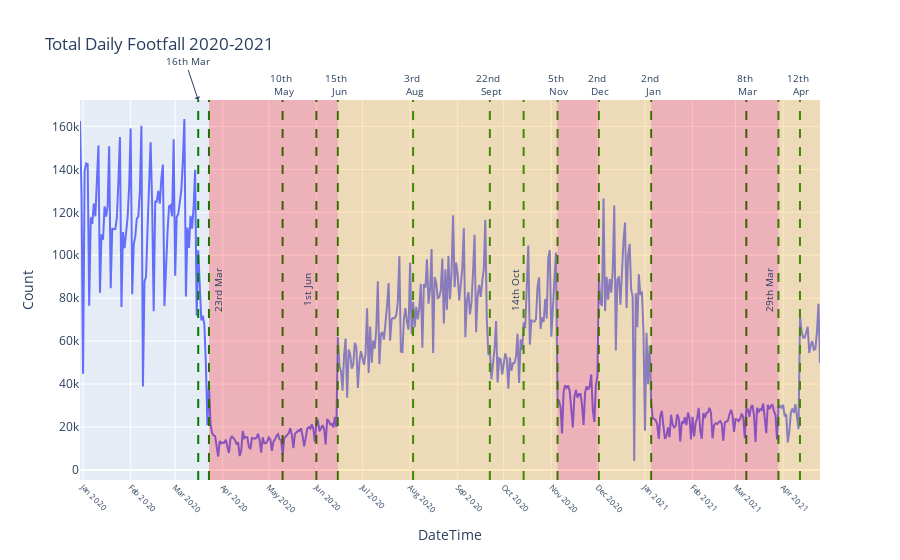

Notebook code cell kept with this figure:
### Markdown cell above
This is interesting.  Combined with the previous viz, what it seems to be illustrating (at least for mobility in Leeds City Centre) is that the tier system actually drove footfall up quite significantly.  Perhaps because non-essential retail was still open despite restrictions on hospitality existing?  Or people travelling into Leeds from other areas whilst it was still in tier 2?  Or people just ignoring the rules and going out on a last shopping spree or pub crawl whilst they still can?  Probably a combination of these factors and many more.

Compared with the dramatic drop faced when the public are given clear instructions to stay at home, that businesses must close and not to travel unless essential during the second lockdown.


There's much more to look at with this data, it's fascinating to see how different stages of lockdown have impacted footfall within the city centre.  Even without factoring in other variables such as weather, there are clear patterns in the data.  I would like to dig into some later periods a bit more, or even compare some of the retail weeks with their equivalents in previous years, but for now I feel it's right to move on.  It's definitely a viable data source for modelling.

Potential next steps:
    - Start constructing lockdown variables to join with footfall data
    - Repeat analysis for alternative data sources to determine suitability for modelling.
    - Start to write this analysis up more formally for an output?


Had a thought after looking at the Google Mobility data.  They take a baseline value of the median for each weekday during a period between 3rd Jan and 6th Feb 2020, to be 'normal' values.  They caveat this with how unreliable it might be due to regional differences in when COVID became a serious problem, however that seems to be a good period for the UK.  It might even be worth extending that to the beginning of March to take an even wider slice as the weather supposedly starts to improve and days are lighter.

### Code cell
data_lockdown = (footfalldf
                 .pipe(start_pipeline)
                 .pipe(remove_new_cameras)
                 .pipe(set_dt_index))

data_lockdown = data_lockdown.loc[(data_lockdown.BRCYear == 2020) | (data_lockdown.BRCYear == 2021)]
data_lockdown = data_lockdown.groupby( [pd.Grouper(level='DateTime',freq='D')])['Count'].sum()
data_lockdown

fig = px.line(data_lockdown,
              title="Total Daily Footfall 2020-2021",
              y='Count')

fig.update_xaxes(nticks=20, tickangle=45, tickfont=dict(size=8))

chart_lockdown_dates(fig).show()

### Figure 1 — Plotly figure (JSON) as saved in the notebook; plotly's stock layout.template omitted (floating-point values rounded to 4 significant figures; data arrays with more than 128 entries replaced by an {"elided": "..."} marker saying what was removed)
{"data": [{"hovertemplate": "DateTime=%{x}<br>Count=%{y}<extra></extra>", "legendgroup": "", "line": {"color": "#636efa", "dash": "solid"}, "mode": "lines", "name": "", "orientation": "v", "showlegend": false, "type": "scatter", "x": {"elided": "483 str values"}, "xaxis": "x", "y": {"elided": "483 int values"}, "yaxis": "y"}], "layout": {"annotations": [{"arrowhead": 1, "font": {"size": 10}, "showarrow": true, "text": "16th Mar", "textangle": 0, "x": 1584000000000.0, "xanchor": "center", "xref": "x", "y": 1, "yanchor": "bottom", "yref": "y domain"}, {"arrowhead": 1, "font": {"size": 10}, "showarrow": false, "text": "23rd Mar", "textangle": -90, "x": 1585000000000.0, "xanchor": "left", "xref": "x", "y": 0.5, "yanchor": "middle", "yref": "y domain"}, {"arrowhead": 1, "font": {"size": 10}, "showarrow": false, "text": "10th <br> May", "textangle": 0, "x": 1589000000000.0, "xanchor": "center", "xref": "x", "y": 1, "yanchor": "bottom", "yref": "y domain"}, {"arrowhead": 1, "font": {"size": 10}, "showarrow": false, "text": "1st Jun", "textangle": -90, "x": 1591000000000.0, "xanchor": "right", "xref": "x", "y": 0.5, "yanchor": "middle", "yref": "y domain"}, {"arrowhead": 1, "font": {"size": 10}, "showarrow": false, "text": "15th <br> Jun", "textangle": 0, "x": 1592000000000.0, "xanchor": "center", "xref": "x", "y": 1, "yanchor": "bottom", "yref": "y domain"}, {"arrowhead": 1, "font": {"size": 10}, "showarrow": false, "text": "14th Oct", "textangle": -90, "x": 1603000000000.0, "xanchor": "right", "xref": "x", "y": 0.5, "yanchor": "middle", "yref": "y domain"}, {"arrowhead": 1, "font": {"size": 10}, "showarrow": false, "text": "5th <br> Nov", "textangle": 0, "x": 1605000000000.0, "xanchor": "center", "xref": "x", "y": 1, "yanchor": "bottom", "yref": "y domain"}, {"arrowhead": 1, "font": {"size": 10}, "showarrow": false, "text": "22nd <br> Sept", "textangle": 0, "x": 1601000000000.0, "xanchor": "center", "xref": "x", "y": 1, "yanchor": "bottom", "yref": "y domain"}, {"arrowhead": 1, "font": {"size": 10}, "showarrow": false, "text": "2nd <br> Dec", "textangle": 0, "x": 1607000000000.0, "xanchor": "center", "xref": "x", "y": 1, "yanchor": "bottom", "yref": "y domain"}, {"arrowhead": 1, "font": {"size": 10}, "showarrow": false, "text": "3rd <br> Aug", "textangle": 0, "x": 1596000000000.0, "xanchor": "center", "xref": "x", "y": 1, "yanchor": "bottom", "yref": "y domain"}, {"arrowhead": 1, "font": {"size": 10}, "showarrow": false, "text": "2nd <br> Jan", "textangle": 0, "x": 1610000000000.0, "xanchor": "center", "xref": "x", "y": 1, "yanchor": "bottom", "yref": "y domain"}, {"arrowhead": 1, "font": {"size": 10}, "showarrow": false, "text": "8th <br> Mar", "textangle": 0, "x": 1615000000000.0, "xanchor": "center", "xref": "x", "y": 1, "yanchor": "bottom", "yref": "y domain"}, {"arrowhead": 1, "font": {"size": 10}, "showarrow": false, "text": "29th Mar", "textangle": -90, "x": 1617000000000.0, "xanchor": "right", "xref": "x", "y": 0.5, "yanchor": "middle", "yref": "y domain"}, {"arrowhead": 1, "font": {"size": 10}, "showarrow": false, "text": "12th <br> Apr", "textangle": 0, "x": 1618000000000.0, "xanchor": "center", "xref": "x", "y": 1, "yanchor": "bottom", "yref": "y domain"}], "legend": {"tracegroupgap": 0}, "shapes": [{"line": {"color": "green", "dash": "dash"}, "type": "line", "x0": 1584000000000.0, "x1": 1584000000000.0, "xref": "x", "y0": 0, "y1": 1, "yref": "y domain"}, {"line": {"color": "green", "dash": "dash"}, "type": "line", "x0": 1585000000000.0, "x1": 1585000000000.0, "xref": "x", "y0": 0, "y1": 1, "yref": "y domain"}, {"line": {"color": "green", "dash": "dash"}, "type": "line", "x0": 1589000000000.0, "x1": 1589000000000.0, "xref": "x", "y0": 0, "y1": 1, "yref": "y domain"}, {"line": {"color": "green", "dash": "dash"}, "type": "line", "x0": 1591000000000.0, "x1": 1591000000000.0, "xref": "x", "y0": 0, "y1": 1, "yref": "y domain"}, {"line": {"color": "green", "dash": "dash"}, "type": "line", "x0": 1592000000000.0, "x1": 1592000000000.0, "xref": "x", "y0": 0, "y1": 1, "yref": "y domain"}, {"line": {"color": "green", "dash": "dash"}, "type": "line", "x0": 1603000000000.0, "x1": 1603000000000.0, "xref": "x", "y0": 0, "y1": 1, "yref": "y domain"}, {"line": {"color": "green", "dash": "dash"}, "type": "line", "x0": 1605000000000.0, "x1": 1605000000000.0, "xref": "x", "y0": 0, "y1": 1, "yref": "y domain"}, {"line": {"color": "green", "dash": "dash"}, "type": "line", "x0": 1601000000000.0, "x1": 1601000000000.0, "xref": "x", "y0": 0, "y1": 1, "yref": "y domain"}, {"line": {"color": "green", "dash": "dash"}, "type": "line", "x0": 1607000000000.0, "x1": 1607000000000.0, "xref": "x", "y0": 0, "y1": 1, "yref": "y domain"}, {"line": {"color": "green", "dash": "dash"}, "type": "line", "x0": 1596000000000.0, "x1": 1596000000000.0, "xref": "x", "y0": 0, "y1": 1, "yref": "y domain"}, {"line": {"color": "green", "dash": "dash"}, "type": "line", "x0": 1610000000000.0, "x1": 1610000000000.0, "xref": "x", "y0": 0, "y1": 1, "yref": "y domain"}, {"line": {"color": "green", "dash": "dash"}, "type": "line", "x0": 1615000000000.0, "x1": 1615000000000.0, "xref": "x", "y0": 0, "y1": 1, "yref": "y domain"}, {"line": {"color": "green", "dash": "dash"}, "type": "line", "x0": 1617000000000.0, "x1": 1617000000000.0, "xref": "x", "y0": 0, "y1": 1, "yref": "y domain"}, {"line": {"color": "green", "dash": "dash"}, "type": "line", "x0": 1618000000000.0, "x1": 1618000000000.0, "xref": "x", "y0": 0, "y1": 1, "yref": "y domain"}, {"fillcolor": "red", "line": {"width": 0}, "opacity": 0.25, "type": "rect", "x0": 1585000000000.0, "x1": 1592000000000.0, "xref": "x", "y0": 0, "y1": 1, "yref": "y domain"}, {"fillcolor": "orange", "line": {"width": 0}, "opacity": 0.25, "type": "rect", "x0": 1592000000000.0, "x1": 1605000000000.0, "xref": "x", "y0": 0, "y1": 1, "yref": "y domain"}, {"fillcolor": "red", "line": {"width": 0}, "opacity": 0.25, "type": "rect", "x0": 1605000000000.0, "x1": 1607000000000.0, "xref": "x", "y0": 0, "y1": 1, "yref": "y domain"}, {"fillcolor": "orange", "line": {"width": 0}, "opacity": 0.25, "type": "rect", "x0": 1607000000000.0, "x1": 1610000000000.0, "xref": "x", "y0": 0, "y1": 1, "yref": "y domain"}, {"fillcolor": "red", "line": {"width": 0}, "opacity": 0.25, "type": "rect", "x0": 1610000000000.0, "x1": 1617000000000.0, "xref": "x", "y0": 0, "y1": 1, "yref": "y domain"}, {"fillcolor": "orange", "line": {"width": 0}, "opacity": 0.25, "type": "rect", "x0": 1617000000000.0, "x1": 1619000000000.0, "xref": "x", "y0": 0, "y1": 1, "yref": "y domain"}], "title": {"text": "Total Daily Footfall 2020-2021"}, "xaxis": {"anchor": "y", "domain": [0.0, 1.0], "nticks": 20, "tickangle": 45, "tickfont": {"size": 8}, "title": {"text": "DateTime"}}, "yaxis": {"anchor": "x", "domain": [0.0, 1.0], "title": {"text": "Count"}}}}
